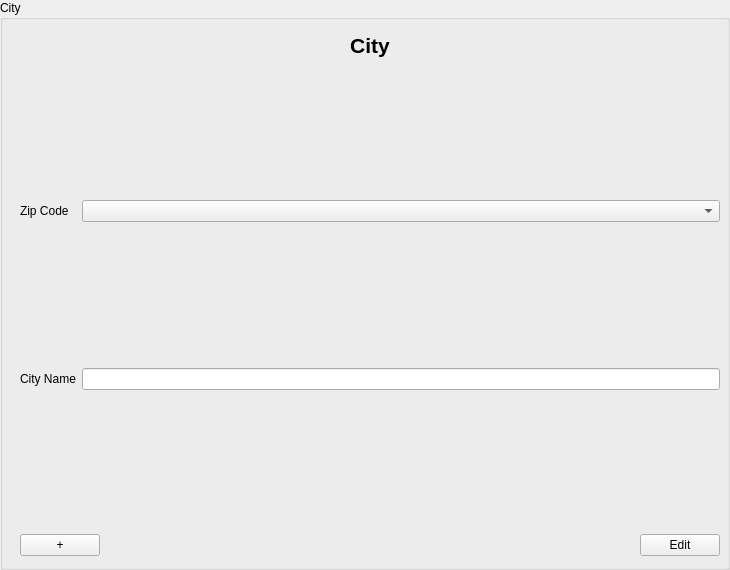
<?xml version="1.0" encoding="UTF-8"?>
<ui version="4.0">
 <class>CityInputArea</class>
 <widget class="QGroupBox" name="CityInputArea">
  <property name="geometry">
   <rect>
    <x>0</x>
    <y>0</y>
    <width>730</width>
    <height>570</height>
   </rect>
  </property>
  <property name="windowTitle">
   <string>City</string>
  </property>
  <property name="accessibleName">
   <string>CityInputDialog</string>
  </property>
  <property name="title">
    <string>City</string>
  </property>
  <widget class="QWidget" name="formLayoutWidget" native="true">
   <property name="geometry">
    <rect>
     <x>10</x>
     <y>30</y>
     <width>720</width>
     <height>570</height>
    </rect>
   </property>
   <widget class="QWidget" name="verticalLayoutWidget_Header">
    <property name="geometry">
     <rect>
      <x>10</x>
      <y>0</y>
      <width>700</width>
      <height>30</height>
     </rect>
    </property>
    <layout class="QVBoxLayout" name="verticalLayout">
     <item>
      <widget class="QLabel" name="label_Header">
       <property name="font">
        <font>
         <pointsize>16</pointsize>
         <weight>75</weight>
         <bold>true</bold>
        </font>
       </property>
       <property name="text">
        <string>City</string>
       </property>
       <property name="alignment">
        <set>Qt::AlignCenter</set>
       </property>
      </widget>
     </item>
    </layout>
   </widget>
      <widget class="QWidget" name="verticalLayoutWidget_Buttons">
    <property name="geometry">
     <rect>
      <x>10</x>
      <y>500</y>
      <width>700</width>
      <height>30</height>
     </rect>
    </property>
    <layout class="QHBoxLayout" name="horizontalLayout">
     <item>
      <widget class="QPushButton" name="pushButton_Add">
       <property name="text">
        <string>+</string>
       </property>
      </widget>
     </item>
     <item>
      <spacer name="horizontalSpacer">
       <property name="orientation">
        <enum>Qt::Horizontal</enum>
       </property>
       <property name="sizeHint" stdset="0">
        <size>
         <width>40</width>
         <height>20</height>
        </size>
       </property>
      </spacer>
     </item>
     <item>
      <widget class="QPushButton" name="pushButton_EditFinish">
       <property name="text">
        <string>Edit</string>
       </property>
      </widget>
     </item>
    </layout>
   </widget>
   <widget class="QWidget" name="gridLayoutWidget">
    <property name="geometry">
     <rect>
      <x>10</x>
      <y>30</y>
      <width>700</width>
      <height>470</height>
     </rect>
    </property>
    <layout class="QGridLayout" name="gridLayout">
     <item row="1" column="0">
      <widget class="QLabel" name="label_ZipCode">
       <property name="text">
        <string>Zip Code</string>
       </property>
       <property name="buddy">
        <cstring>comboBox_ZipCode</cstring>
       </property>
      </widget>
     </item>
     <item row="2" column="0">
      <widget class="QLabel" name="label_CityName">
       <property name="text">
        <string>City Name</string>
       </property>
       <property name="buddy">
        <cstring>lineEdit_CityName</cstring>
       </property>
      </widget>
     </item>
     <item row="1" column="1">
      <widget class="QComboBox" name="comboBox_ZipCode"/>
     </item>
     <item row="2" column="1">
           <widget class="QLineEdit" name="lineEdit_CityName"/>
     </item>
    </layout>
   </widget>
  </widget>
 </widget>
 <resources/>
 <connections/>
</ui>
